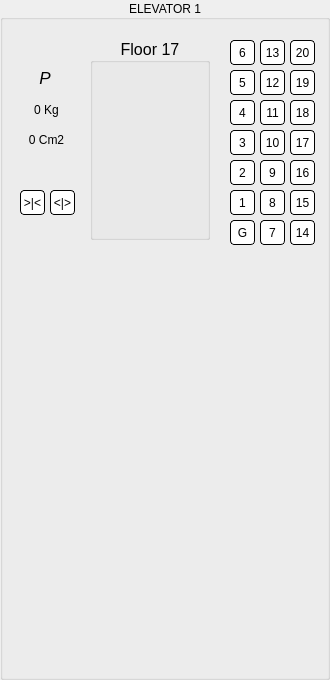
<?xml version="1.0" encoding="UTF-8"?>
<ui version="4.0">
 <class>Elevator</class>
 <widget class="QWidget" name="Elevator">
  <property name="geometry">
   <rect>
    <x>0</x>
    <y>0</y>
    <width>330</width>
    <height>680</height>
   </rect>
  </property>
  <property name="minimumSize">
   <size>
    <width>0</width>
    <height>0</height>
   </size>
  </property>
  <property name="windowTitle">
   <string>Form</string>
  </property>
  <property name="styleSheet">
   <string notr="true">QPushButton{
	border: 1px solid black;
	border-radius: 4px;
	background-color: #ffffff;
}
</string>
  </property>
  <layout class="QGridLayout" name="gridLayout">
   <property name="leftMargin">
    <number>0</number>
   </property>
   <property name="topMargin">
    <number>0</number>
   </property>
   <property name="rightMargin">
    <number>0</number>
   </property>
   <property name="bottomMargin">
    <number>0</number>
   </property>
   <item row="0" column="0">
    <widget class="QGroupBox" name="elevatorGroupBox">
     <property name="title">
      <string>ELEVATOR 1</string>
     </property>
     <property name="alignment">
      <set>Qt::AlignCenter</set>
     </property>
     <widget class="QPushButton" name="button_17">
      <property name="geometry">
       <rect>
        <x>290</x>
        <y>130</y>
        <width>25</width>
        <height>25</height>
       </rect>
      </property>
      <property name="sizePolicy">
       <sizepolicy hsizetype="Fixed" vsizetype="Fixed">
        <horstretch>0</horstretch>
        <verstretch>0</verstretch>
       </sizepolicy>
      </property>
      <property name="minimumSize">
       <size>
        <width>25</width>
        <height>25</height>
       </size>
      </property>
      <property name="text">
       <string>17</string>
      </property>
     </widget>
     <widget class="QPushButton" name="button_9">
      <property name="geometry">
       <rect>
        <x>260</x>
        <y>160</y>
        <width>25</width>
        <height>25</height>
       </rect>
      </property>
      <property name="sizePolicy">
       <sizepolicy hsizetype="Fixed" vsizetype="Fixed">
        <horstretch>0</horstretch>
        <verstretch>0</verstretch>
       </sizepolicy>
      </property>
      <property name="minimumSize">
       <size>
        <width>25</width>
        <height>25</height>
       </size>
      </property>
      <property name="text">
       <string>9</string>
      </property>
     </widget>
     <widget class="QPushButton" name="button_20">
      <property name="geometry">
       <rect>
        <x>290</x>
        <y>40</y>
        <width>25</width>
        <height>25</height>
       </rect>
      </property>
      <property name="sizePolicy">
       <sizepolicy hsizetype="Fixed" vsizetype="Fixed">
        <horstretch>0</horstretch>
        <verstretch>0</verstretch>
       </sizepolicy>
      </property>
      <property name="minimumSize">
       <size>
        <width>25</width>
        <height>25</height>
       </size>
      </property>
      <property name="text">
       <string>20</string>
      </property>
     </widget>
     <widget class="QPushButton" name="button_3">
      <property name="geometry">
       <rect>
        <x>230</x>
        <y>130</y>
        <width>25</width>
        <height>25</height>
       </rect>
      </property>
      <property name="sizePolicy">
       <sizepolicy hsizetype="Fixed" vsizetype="Fixed">
        <horstretch>0</horstretch>
        <verstretch>0</verstretch>
       </sizepolicy>
      </property>
      <property name="minimumSize">
       <size>
        <width>25</width>
        <height>25</height>
       </size>
      </property>
      <property name="text">
       <string>3</string>
      </property>
     </widget>
     <widget class="QPushButton" name="button_6">
      <property name="geometry">
       <rect>
        <x>230</x>
        <y>40</y>
        <width>25</width>
        <height>25</height>
       </rect>
      </property>
      <property name="sizePolicy">
       <sizepolicy hsizetype="Fixed" vsizetype="Fixed">
        <horstretch>0</horstretch>
        <verstretch>0</verstretch>
       </sizepolicy>
      </property>
      <property name="minimumSize">
       <size>
        <width>25</width>
        <height>25</height>
       </size>
      </property>
      <property name="text">
       <string>6</string>
      </property>
     </widget>
     <widget class="QPushButton" name="button_8">
      <property name="geometry">
       <rect>
        <x>260</x>
        <y>190</y>
        <width>25</width>
        <height>25</height>
       </rect>
      </property>
      <property name="sizePolicy">
       <sizepolicy hsizetype="Fixed" vsizetype="Fixed">
        <horstretch>0</horstretch>
        <verstretch>0</verstretch>
       </sizepolicy>
      </property>
      <property name="minimumSize">
       <size>
        <width>25</width>
        <height>25</height>
       </size>
      </property>
      <property name="text">
       <string>8</string>
      </property>
     </widget>
     <widget class="QPushButton" name="button_1">
      <property name="geometry">
       <rect>
        <x>230</x>
        <y>190</y>
        <width>25</width>
        <height>25</height>
       </rect>
      </property>
      <property name="sizePolicy">
       <sizepolicy hsizetype="Fixed" vsizetype="Fixed">
        <horstretch>0</horstretch>
        <verstretch>0</verstretch>
       </sizepolicy>
      </property>
      <property name="minimumSize">
       <size>
        <width>25</width>
        <height>25</height>
       </size>
      </property>
      <property name="text">
       <string>1</string>
      </property>
     </widget>
     <widget class="QPushButton" name="button_7">
      <property name="geometry">
       <rect>
        <x>260</x>
        <y>220</y>
        <width>25</width>
        <height>25</height>
       </rect>
      </property>
      <property name="sizePolicy">
       <sizepolicy hsizetype="Fixed" vsizetype="Fixed">
        <horstretch>0</horstretch>
        <verstretch>0</verstretch>
       </sizepolicy>
      </property>
      <property name="minimumSize">
       <size>
        <width>25</width>
        <height>25</height>
       </size>
      </property>
      <property name="text">
       <string>7</string>
      </property>
     </widget>
     <widget class="QLabel" name="weightLabel">
      <property name="geometry">
       <rect>
        <x>6</x>
        <y>100</y>
        <width>81</width>
        <height>20</height>
       </rect>
      </property>
      <property name="text">
       <string>0 Kg</string>
      </property>
      <property name="alignment">
       <set>Qt::AlignCenter</set>
      </property>
     </widget>
     <widget class="QPushButton" name="button_12">
      <property name="geometry">
       <rect>
        <x>260</x>
        <y>70</y>
        <width>25</width>
        <height>25</height>
       </rect>
      </property>
      <property name="sizePolicy">
       <sizepolicy hsizetype="Fixed" vsizetype="Fixed">
        <horstretch>0</horstretch>
        <verstretch>0</verstretch>
       </sizepolicy>
      </property>
      <property name="minimumSize">
       <size>
        <width>25</width>
        <height>25</height>
       </size>
      </property>
      <property name="text">
       <string>12</string>
      </property>
     </widget>
     <widget class="QPushButton" name="button_19">
      <property name="geometry">
       <rect>
        <x>290</x>
        <y>70</y>
        <width>25</width>
        <height>25</height>
       </rect>
      </property>
      <property name="sizePolicy">
       <sizepolicy hsizetype="Fixed" vsizetype="Fixed">
        <horstretch>0</horstretch>
        <verstretch>0</verstretch>
       </sizepolicy>
      </property>
      <property name="minimumSize">
       <size>
        <width>25</width>
        <height>25</height>
       </size>
      </property>
      <property name="text">
       <string>19</string>
      </property>
     </widget>
     <widget class="QPushButton" name="button_11">
      <property name="geometry">
       <rect>
        <x>260</x>
        <y>100</y>
        <width>25</width>
        <height>25</height>
       </rect>
      </property>
      <property name="sizePolicy">
       <sizepolicy hsizetype="Fixed" vsizetype="Fixed">
        <horstretch>0</horstretch>
        <verstretch>0</verstretch>
       </sizepolicy>
      </property>
      <property name="minimumSize">
       <size>
        <width>25</width>
        <height>25</height>
       </size>
      </property>
      <property name="text">
       <string>11</string>
      </property>
     </widget>
     <widget class="QPushButton" name="openButton">
      <property name="geometry">
       <rect>
        <x>50</x>
        <y>190</y>
        <width>25</width>
        <height>25</height>
       </rect>
      </property>
      <property name="sizePolicy">
       <sizepolicy hsizetype="Fixed" vsizetype="Fixed">
        <horstretch>0</horstretch>
        <verstretch>0</verstretch>
       </sizepolicy>
      </property>
      <property name="minimumSize">
       <size>
        <width>25</width>
        <height>25</height>
       </size>
      </property>
      <property name="text">
       <string>&lt;|&gt;</string>
      </property>
      <property name="autoDefault">
       <bool>false</bool>
      </property>
     </widget>
     <widget class="QPushButton" name="button_18">
      <property name="geometry">
       <rect>
        <x>290</x>
        <y>100</y>
        <width>25</width>
        <height>25</height>
       </rect>
      </property>
      <property name="sizePolicy">
       <sizepolicy hsizetype="Fixed" vsizetype="Fixed">
        <horstretch>0</horstretch>
        <verstretch>0</verstretch>
       </sizepolicy>
      </property>
      <property name="minimumSize">
       <size>
        <width>25</width>
        <height>25</height>
       </size>
      </property>
      <property name="text">
       <string>18</string>
      </property>
     </widget>
     <widget class="QPushButton" name="button_14">
      <property name="geometry">
       <rect>
        <x>290</x>
        <y>220</y>
        <width>25</width>
        <height>25</height>
       </rect>
      </property>
      <property name="sizePolicy">
       <sizepolicy hsizetype="Fixed" vsizetype="Fixed">
        <horstretch>0</horstretch>
        <verstretch>0</verstretch>
       </sizepolicy>
      </property>
      <property name="minimumSize">
       <size>
        <width>25</width>
        <height>25</height>
       </size>
      </property>
      <property name="text">
       <string>14</string>
      </property>
     </widget>
     <widget class="QLabel" name="sizeLabel">
      <property name="geometry">
       <rect>
        <x>6</x>
        <y>130</y>
        <width>81</width>
        <height>20</height>
       </rect>
      </property>
      <property name="text">
       <string>0 Cm2</string>
      </property>
      <property name="alignment">
       <set>Qt::AlignCenter</set>
      </property>
     </widget>
     <widget class="QPushButton" name="button_16">
      <property name="geometry">
       <rect>
        <x>290</x>
        <y>160</y>
        <width>25</width>
        <height>25</height>
       </rect>
      </property>
      <property name="sizePolicy">
       <sizepolicy hsizetype="Fixed" vsizetype="Fixed">
        <horstretch>0</horstretch>
        <verstretch>0</verstretch>
       </sizepolicy>
      </property>
      <property name="minimumSize">
       <size>
        <width>25</width>
        <height>25</height>
       </size>
      </property>
      <property name="text">
       <string>16</string>
      </property>
     </widget>
     <widget class="QPushButton" name="button_10">
      <property name="geometry">
       <rect>
        <x>260</x>
        <y>130</y>
        <width>25</width>
        <height>25</height>
       </rect>
      </property>
      <property name="sizePolicy">
       <sizepolicy hsizetype="Fixed" vsizetype="Fixed">
        <horstretch>0</horstretch>
        <verstretch>0</verstretch>
       </sizepolicy>
      </property>
      <property name="minimumSize">
       <size>
        <width>25</width>
        <height>25</height>
       </size>
      </property>
      <property name="text">
       <string>10</string>
      </property>
     </widget>
     <widget class="QPushButton" name="button_2">
      <property name="geometry">
       <rect>
        <x>230</x>
        <y>160</y>
        <width>25</width>
        <height>25</height>
       </rect>
      </property>
      <property name="sizePolicy">
       <sizepolicy hsizetype="Fixed" vsizetype="Fixed">
        <horstretch>0</horstretch>
        <verstretch>0</verstretch>
       </sizepolicy>
      </property>
      <property name="minimumSize">
       <size>
        <width>25</width>
        <height>25</height>
       </size>
      </property>
      <property name="text">
       <string>2</string>
      </property>
     </widget>
     <widget class="QPushButton" name="button_5">
      <property name="geometry">
       <rect>
        <x>230</x>
        <y>70</y>
        <width>25</width>
        <height>25</height>
       </rect>
      </property>
      <property name="sizePolicy">
       <sizepolicy hsizetype="Fixed" vsizetype="Fixed">
        <horstretch>0</horstretch>
        <verstretch>0</verstretch>
       </sizepolicy>
      </property>
      <property name="minimumSize">
       <size>
        <width>25</width>
        <height>25</height>
       </size>
      </property>
      <property name="text">
       <string>5</string>
      </property>
     </widget>
     <widget class="QPushButton" name="button_13">
      <property name="geometry">
       <rect>
        <x>260</x>
        <y>40</y>
        <width>25</width>
        <height>25</height>
       </rect>
      </property>
      <property name="sizePolicy">
       <sizepolicy hsizetype="Fixed" vsizetype="Fixed">
        <horstretch>0</horstretch>
        <verstretch>0</verstretch>
       </sizepolicy>
      </property>
      <property name="minimumSize">
       <size>
        <width>25</width>
        <height>25</height>
       </size>
      </property>
      <property name="text">
       <string>13</string>
      </property>
     </widget>
     <widget class="QPushButton" name="button_0">
      <property name="geometry">
       <rect>
        <x>230</x>
        <y>220</y>
        <width>25</width>
        <height>25</height>
       </rect>
      </property>
      <property name="sizePolicy">
       <sizepolicy hsizetype="Fixed" vsizetype="Fixed">
        <horstretch>0</horstretch>
        <verstretch>0</verstretch>
       </sizepolicy>
      </property>
      <property name="minimumSize">
       <size>
        <width>25</width>
        <height>25</height>
       </size>
      </property>
      <property name="styleSheet">
       <string notr="true"/>
      </property>
      <property name="text">
       <string>G</string>
      </property>
     </widget>
     <widget class="QLabel" name="runLabel">
      <property name="geometry">
       <rect>
        <x>25</x>
        <y>60</y>
        <width>40</width>
        <height>36</height>
       </rect>
      </property>
      <property name="font">
       <font>
        <pointsize>13</pointsize>
        <weight>50</weight>
        <italic>true</italic>
        <bold>false</bold>
        <underline>false</underline>
        <strikeout>false</strikeout>
        <stylestrategy>PreferAntialias</stylestrategy>
        <kerning>true</kerning>
       </font>
      </property>
      <property name="text">
       <string>P</string>
      </property>
      <property name="alignment">
       <set>Qt::AlignCenter</set>
      </property>
     </widget>
     <widget class="QPushButton" name="button_15">
      <property name="geometry">
       <rect>
        <x>290</x>
        <y>190</y>
        <width>25</width>
        <height>25</height>
       </rect>
      </property>
      <property name="sizePolicy">
       <sizepolicy hsizetype="Fixed" vsizetype="Fixed">
        <horstretch>0</horstretch>
        <verstretch>0</verstretch>
       </sizepolicy>
      </property>
      <property name="minimumSize">
       <size>
        <width>25</width>
        <height>25</height>
       </size>
      </property>
      <property name="text">
       <string>15</string>
      </property>
     </widget>
     <widget class="QPushButton" name="button_4">
      <property name="geometry">
       <rect>
        <x>230</x>
        <y>100</y>
        <width>25</width>
        <height>25</height>
       </rect>
      </property>
      <property name="sizePolicy">
       <sizepolicy hsizetype="Fixed" vsizetype="Fixed">
        <horstretch>0</horstretch>
        <verstretch>0</verstretch>
       </sizepolicy>
      </property>
      <property name="minimumSize">
       <size>
        <width>25</width>
        <height>25</height>
       </size>
      </property>
      <property name="text">
       <string>4</string>
      </property>
     </widget>
     <widget class="QPushButton" name="closeButton">
      <property name="geometry">
       <rect>
        <x>20</x>
        <y>190</y>
        <width>25</width>
        <height>25</height>
       </rect>
      </property>
      <property name="text">
       <string>&gt;|&lt;</string>
      </property>
     </widget>
     <widget class="QGroupBox" name="floorGroupBox">
      <property name="geometry">
       <rect>
        <x>90</x>
        <y>38</y>
        <width>120</width>
        <height>202</height>
       </rect>
      </property>
      <property name="font">
       <font>
        <pointsize>12</pointsize>
       </font>
      </property>
      <property name="contextMenuPolicy">
       <enum>Qt::DefaultContextMenu</enum>
      </property>
      <property name="layoutDirection">
       <enum>Qt::LeftToRight</enum>
      </property>
      <property name="styleSheet">
       <string notr="true"/>
      </property>
      <property name="title">
       <string>Floor 17</string>
      </property>
      <property name="alignment">
       <set>Qt::AlignCenter</set>
      </property>
      <layout class="QHBoxLayout" name="horizontalLayout">
       <property name="spacing">
        <number>0</number>
       </property>
       <property name="sizeConstraint">
        <enum>QLayout::SetMinimumSize</enum>
       </property>
       <property name="leftMargin">
        <number>0</number>
       </property>
       <property name="topMargin">
        <number>0</number>
       </property>
       <property name="rightMargin">
        <number>0</number>
       </property>
       <property name="bottomMargin">
        <number>0</number>
       </property>
      </layout>
     </widget>
    </widget>
   </item>
  </layout>
 </widget>
 <resources/>
 <connections/>
</ui>
